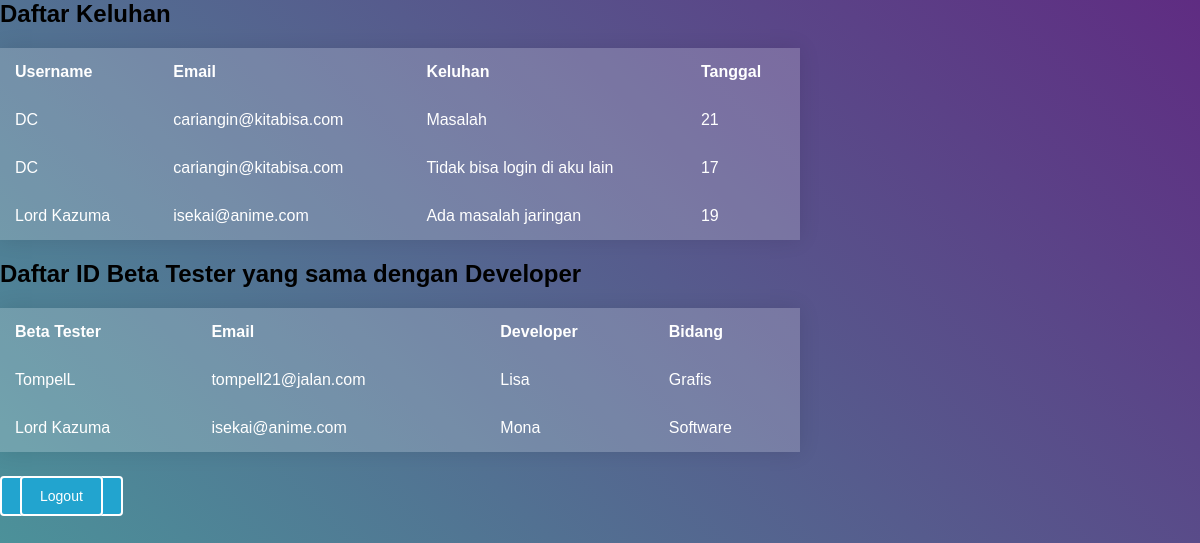
The app's page /lihat.php (signed in) with its own data.
### tables this page shows
CREATE TABLE `keluhan` (
  `id` int(25) NOT NULL,
  `masalah` varchar(50) NOT NULL,
  `tanggal` varchar(50) NOT NULL,
  `username` varchar(20) NOT NULL
);

CREATE TABLE `betatester` (
  `id` int(25) NOT NULL,
  `username` varchar(50) NOT NULL,
  `email` varchar(150) NOT NULL
);

CREATE TABLE `developer` (
  `id` int(25) NOT NULL,
  `nama` varchar(50) NOT NULL,
  `bidang` varchar(15) NOT NULL
);

### lihat.php (the view, shortened to what this page needs)
<html>
<head>
    <link rel="stylesheet" type="text/css" href="style.css">
</head>
<body>
    <h2 line-height='50%'>Daftar Keluhan</h2>
    <table class="table1">
        <tr>
            <th>Username</th>
            <th>Email</th>
            <th>Keluhan</th>
            <th>Tanggal</th>
        </tr>
        <?php
        include_once("config.php");
        $result = mysqli_query($mysqli, "SELECT A.masalah, A.tanggal, B.username, B.email FROM keluhan A LEFT JOIN betatester B
     ON A.username = B.username ");
        while ($user_data = mysqli_fetch_array($result)) {
            echo "<tr>";
            echo "<td>" . $user_data['username'] . "</td>";
            echo "<td>" . $user_data['email'] . "</td>";
            echo "<td>" . $user_data['masalah'] . "</td>";
            echo "<td>" . $user_data['tanggal'] . "</td>";
        }
        ?>
    </table>
    <h2 line-height='50%'>Daftar ID Beta Tester yang sama dengan Developer </h2>
    <table class="table1">
        <tr>
            <th>Beta Tester</th>
            <th>Email</th>
            <th>Developer</th>
            <th>Bidang</th>
        </tr>
        <?php
        include_once("config.php");
        $result = mysqli_query($mysqli, "SELECT A.username, A.email, B.nama, B.bidang FROM betatester A INNER JOIN developer B
     ON A.id = B.id ");
        while ($user_data = mysqli_fetch_array($result)) {
            echo "<tr>";
            echo "<td>" . $user_data['username'] . "</td>";
            echo "<td>" . $user_data['email'] . "</td>";
            echo "<td>" . $user_data['nama'] . "</td>";
            echo "<td>" . $user_data['bidang'] . "</td>";
        }
        ?>
        </table>
        <button><a href="logout_developer.php">Logout</a></button>
</body>
</html>

### style.css (style rules this page uses)
html, body { height: 100%; }
body { margin: 0; background: -webkit-linear-gradient(45deg, #49a09d, #5f2c82); background: linear-gradient(45deg, #49a09d, #5f2c82); font-family: sans-serif; font-weight: 100; }
table { width: 800px; border-collapse: collapse; overflow: hidden; box-shadow: 0 0 20px rgba(0, 0, 0, 0.1); }
th, td { padding: 15px; background-color: rgba(255, 255, 255, 0.2); color: #fff; }
th { text-align: left; }
tbody td { position: relative; }
a, button,input[type=submit],input[type=reset] { font-family: sans-serif; font-size: 14px; background: #22a4cf; color: white; border: white 2px solid; border-radius: 4px; padding: 10px 18px; margin-top: 6px; }
a { text-decoration: none; }

### records on screen
keluhan: betatester.username "DC", betatester.email "cariangin@kitabisa.com", masalah "Masalah", tanggal "21"
keluhan: betatester.username "DC", betatester.email "cariangin@kitabisa.com", masalah "Tidak bisa login di aku lain", tanggal "17"
keluhan: betatester.username "Lord Kazuma", betatester.email "isekai@anime.com", masalah "Ada masalah jaringan", tanggal "19"
betatester: username "TompelL", email "tompell21@jalan.com", developer.nama "Lisa", developer.bidang "Grafis"
betatester: username "Lord Kazuma", email "isekai@anime.com", developer.nama "Mona", developer.bidang "Software"
